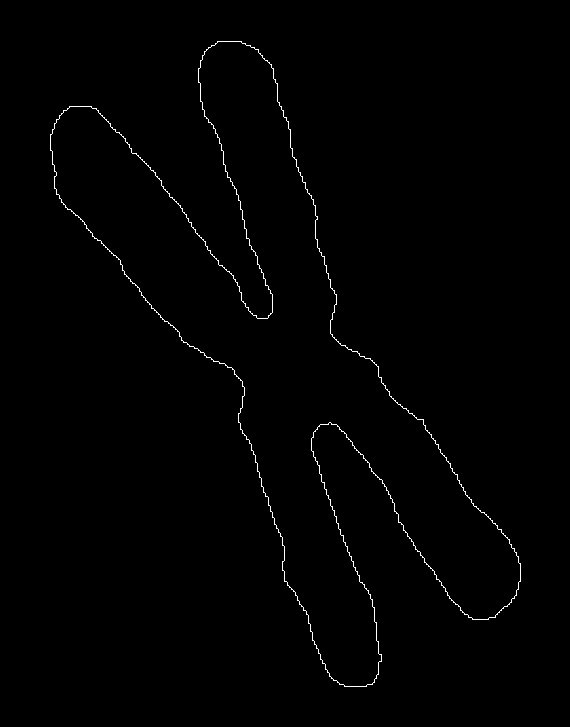
#> input picture DIP-HW9/data/Images/chromosome.tif, 570 x 727 px, found by its file name
$ jupyter execute Q7.ipynb
#> lines starting #> are read from the running program, lines starting #| are printed output that depends on the picture; after the words box and inside, x2 and y2 are one past the last pixel; in counts of white or black regions, pixels touching at a corner belong together
[cell 1]
import numpy as np
import cv2
import matplotlib.pyplot as plt
from skimage.measure import find_contours

[cell 2]
image = cv2.imread('/mnt/e/Term 4/HW/DIP-HW9/data/Images/chromosome.tif', cv2.IMREAD_GRAYSCALE)
#> image: shape (727, 570); 0.69% white in thin lines or dots, all inside (x1, y1, x2, y2) = (50, 41, 521, 687)
image = image / 255

[cell 3]
plt.figure(figsize=(6, 6))
plt.imshow(image, cmap='grey')
plt.axis('off')
plt.show()

print(f'Shape of image is: {image.shape}')
#| Shape of image is: (727, 570)

[cell 4]
contours = find_contours(image=image, level=0.5)
#> contours = 505 point arrays, longest 57 points
contours = contours[0]
#> contours = 57 pairs, first value 40.5 to 42.5, second value 216.5 to 241.5
contours.shape
#> Out = (57, 2)

[cell 5]
image_uint8 = (image * 255).astype(np.uint8)

contours, _  = cv2.findContours(image=image_uint8, mode=cv2.RETR_EXTERNAL, method=cv2.CHAIN_APPROX_NONE)
#> contours = 1 contour; box (x1, y1, x2, y2) and area: (50, 41, 521, 687) 87528
contours = contours[0].squeeze(axis=1)[:, [1, 0]]
#> contours = 2867 pairs, first value 41 to 686, second value 50 to 520

[cell 6]
np_pts = contours[0].shape[0]
#> np_pts = 2

if np_pts % 2 != 0:
    boundary = np.vstack([contours, contours[-1]])
    np_pts += 1

complex_boundary = contours[:, 0] + 1j * contours[:, 1]

fft_boundary = np.fft.fft(a=complex_boundary)
fft_boundary_shift = np.fft.fftshift(fft_boundary)

magnitude = np.abs(fft_boundary)
#> magnitude = 2867 values, max 1323918.9 at index 0, min 0.0836 at index 1367, mean 997.2
magnitude_centered = np.abs(fft_boundary_shift)
#> magnitude_centered = 2867 values, max 1323918.9 at index 1433, min 0.0836 at index 2800, mean 997.2

plt.figure(figsize=(12,4))

plt.subplot(1,2,1)
plt.plot(magnitude)
plt.title("FFT (Unshifted)")
plt.xlabel("Frequency index")
plt.ylabel("Magnitude")

plt.subplot(1,2,2)
plt.plot(magnitude_centered)
plt.title("FFT (Shifted with fftshift)")
plt.xlabel("Frequency index")
plt.ylabel("Magnitude")

plt.tight_layout()
plt.show()
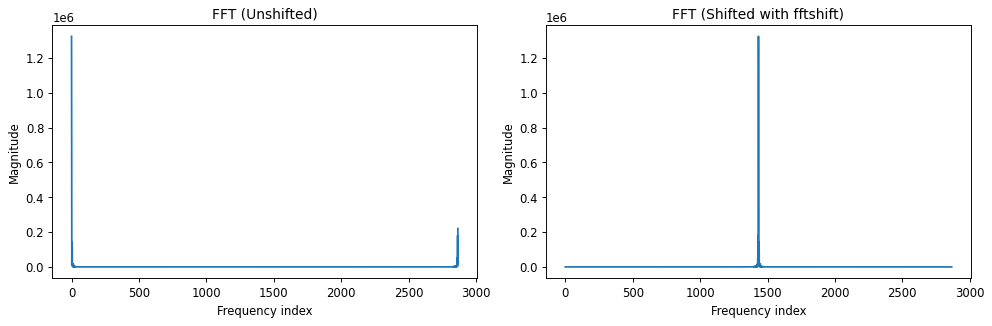
#> figure drawn by matplotlib, 2 panels; panel 1: curve peaks at x = 0, y = 1323918.9; panel 2: curve peaks at x = 1433, y = 1323918.9

[cell 7]
nums = [1806, 1434, 804, 286, 143, 72]

for i, num in enumerate(nums):
    fft_copy = np.zeros_like(fft_boundary)

    fft_copy[:num//2] = fft_boundary[:num//2]
    fft_copy[-num//2:] = fft_boundary[-num//2:]
    approx_ifft = np.fft.ifft(fft_copy)

    real_approx = np.real(approx_ifft)
    imag_approx = np.imag(approx_ifft)

    approx = np.vstack([real_approx, imag_approx]).T

    plt.figure(figsize=(24, 4))
    plt.subplot(1,len(nums),i+1)
    plt.plot(approx[:,1], -approx[:,0], 'r-')
    plt.title(f"k = {num}")
    plt.axis('equal')
    plt.axis('off')
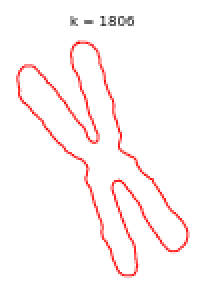
#> figure drawn by matplotlib, 1 panel
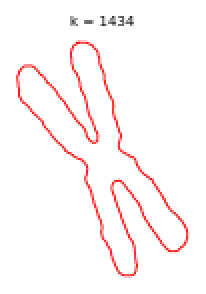
#> figure drawn by matplotlib, 1 panel
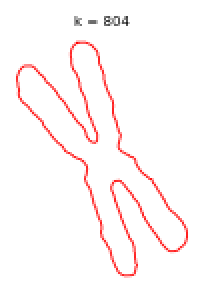
#> figure drawn by matplotlib, 1 panel
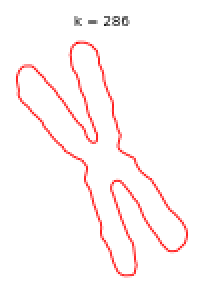
#> figure drawn by matplotlib, 1 panel
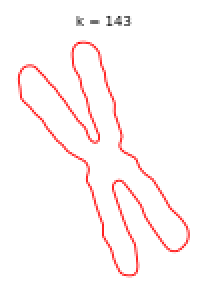
#> figure drawn by matplotlib, 1 panel
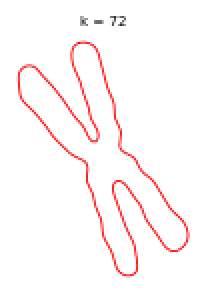
#> figure drawn by matplotlib, 1 panel
